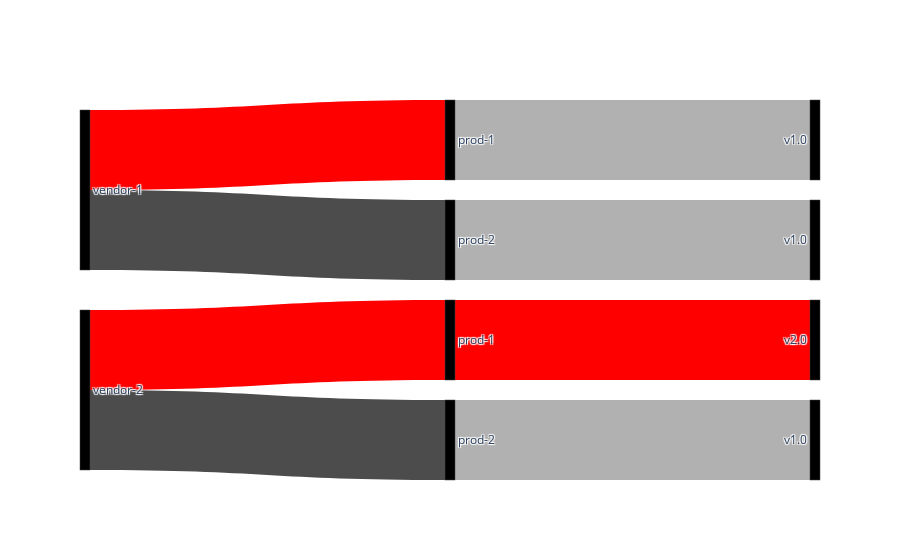

Notebook code cell kept with this figure:
### Markdown cell above
# Plots

### Code cell
from plots.sankey import sankey_figure, make_lab_conf

lconfs = [
    make_lab_conf("*", 'red'),
    make_lab_conf("*:v1.0", 'rgba(100,100,100,0.5)'),
    make_lab_conf("*:prod-2", 'rgba(0,0,0,0.7)'),
]

s_repo = repo.with_view("sample", protocol_fingerprint(repo, "sample", protocol="sample"))
fig = sankey_figure(s_repo, "vendor", "product", "version", lconfs=lconfs, prefix="data")
fig.show()

### Figure 1 — Plotly figure (JSON) as saved in the notebook; plotly's stock layout.template omitted (floating-point values rounded to 4 significant figures)
{"data": [{"link": {"color": ["rgba(100,100,100,0.5)", "red", "rgba(100,100,100,0.5)", "rgba(0,0,0,0.7)", "red", "red", "rgba(100,100,100,0.5)", "rgba(0,0,0,0.7)"], "source": [1, 4, 3, 4, 6, 9, 8, 9], "target": [0, 1, 2, 3, 5, 6, 7, 8], "value": [1, 1, 1, 1, 1, 1, 1, 1]}, "node": {"color": "black", "label": ["v1.0", "prod-1", "v1.0", "prod-2", "vendor-1", "v2.0", "prod-1", "v1.0", "prod-2", "vendor-2"], "thickness": 10}, "type": "sankey"}], "layout": {}}
